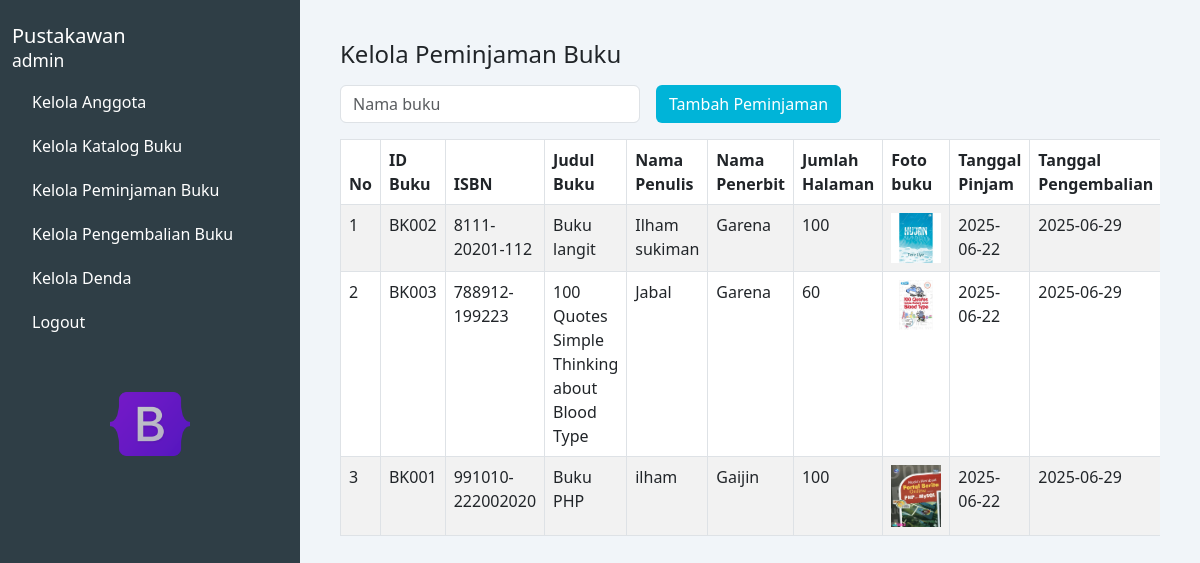
Page /kelola_peminjaman.php on the committed database.
### tables this page shows
CREATE TABLE `data_pinjam` (
  `id_buku` varchar(11) NOT NULL,
  `judul_buku` varchar(255) NOT NULL,
  `isbn` varchar(255) NOT NULL,
  `nama_penulis` varchar(255) NOT NULL,
  `nama_penerbit` varchar(255) NOT NULL,
  `jumlah_halaman` int(11) NOT NULL,
  `foto` longblob DEFAULT NULL,
  `tanggal_pinjam` date DEFAULT NULL,
  `tanggal_pengembalian` date DEFAULT NULL
);

### kelola_peminjaman.php (the view, shortened to what this page needs)
<?php
$koneksi = mysqli_connect("localhost", "root", "", "perpustakaan");
$query = "SELECT * FROM data_pinjam";
$result = mysqli_query($koneksi, $query);
?>
<!DOCTYPE html>
<html lang="en">
<head>
  <link href="https://cdn.jsdelivr.net/npm/bootstrap@5.3.0/dist/css/bootstrap.min.css" rel="stylesheet" />
</head>
<body>
<div class="container-fluid">
 <div class="row">
      <nav class="col-md-3 d-none d-md-block sidebar min-vh-100 position-relative">
        <h5 class="pt-4">Pustakawan<br /><small>admin</small></h5>
        <a href="kelola_anggota.php">Kelola Anggota</a>
        <a href="kelola_katalog.php">Kelola Katalog Buku</a>
        <a href="kelola_peminjaman.php">Kelola Peminjaman Buku</a>
        <a href="kelola_pengembalian.php">Kelola Pengembalian Buku</a>
        <a href="kelola_denda.php">Kelola Denda</a>
        <a href="logout.php">Logout</a>
        <div class="image-box text-center mt-5">
          <img src="assets/Bootstrap_logo.png" alt="icon" />
        </div>
      </nav>
    <main class="col-md-9 col-12 main-content">
      <h4>Kelola Peminjaman Buku</h4>
      <div class="d-flex flex-wrap gap-2 align-items-center mb-3 mt-3">
        <input type="text" id="searchInput" class="form-control form-control-md me-2" placeholder="Nama buku" style="max-width: 300px;" oninput="filterTable()" />
        <button class="btn btn-tambah btn-md" data-bs-toggle="modal" data-bs-target="#tambahPeminjamanModal">Tambah Peminjaman</button>
      </div>
      <div class="table-responsive">
        <table class="table table-bordered table-striped" id="PeminjamanTable"> <thead>
            <tr>
              <th>No</th>
              <th>ID Buku</th>
              <th>ISBN</th>
              <th>Judul Buku</th>
              <th>Nama Penulis</th>
              <th>Nama Penerbit</th>
              <th>Jumlah Halaman</th>
              <th>Foto buku</th>
              <th>Tanggal Pinjam</th>
              <th>Tanggal Pengembalian</th>
            </tr>
          </thead>
          <tbody>
            <?php
            $no = 1;
            while ($row = mysqli_fetch_assoc($result)) {
              echo "<tr>";
              echo "<td>" . $no++ . "</td>";
              echo "<td>" . htmlspecialchars($row['id_buku']) . "</td>";
              echo "<td>" . htmlspecialchars($row['isbn']) . "</td>";
              echo "<td>" . htmlspecialchars($row['judul_buku']) . "</td>";
              echo "<td>" . htmlspecialchars($row['nama_penulis']) . "</td>";
              echo "<td>" . htmlspecialchars($row['nama_penerbit']) . "</td>";
              echo "<td>" . htmlspecialchars($row['jumlah_halaman']) . "</td>";
              echo "<td><img src='" . htmlspecialchars($row['foto']) . "' alt='Foto Buku' style='width: 50px; height: auto;'></td>";
              echo "<td>" . htmlspecialchars($row['tanggal_pinjam']) . "</td>";
              echo "<td>" . htmlspecialchars($row['tanggal_pengembalian']) . "</td>";
              echo "</tr>";
            }
            ?>
          </tbody>
        </table>
      </div>
    </main>
  </div>
</div>
</body>
</html>

### kelola_peminjaman.php (style rules this page uses)
body { background-color: #f1f5f9; }
.sidebar { background-color: #2f3e46; color: white; }
.sidebar a { display: block; color: white; padding: 10px 20px; text-decoration: none; }
.sidebar .image-box img { width: 80px; opacity: 0.7; }
.main-content { padding: 40px; }
.table thead { background-color: #f8f9fa; }
.btn-tambah { background-color: #00b4d8; color: white; }

### rows in the picture
data_pinjam: id_buku "BK002", isbn "8111-20201-112", judul_buku "Buku langit", nama_penulis "Ilham sukiman", nama_penerbit "Garena", jumlah_halaman "100", foto (picture), tanggal_pinjam "2025-06-22", tanggal_pengembalian "2025-06-29"
data_pinjam: id_buku "BK003", isbn "788912-199223", judul_buku "100 Quotes Simple Thinking about Blood Type", nama_penulis "Jabal", nama_penerbit "Garena", jumlah_halaman "60", foto (picture), tanggal_pinjam "2025-06-22", tanggal_pengembalian "2025-06-29"
data_pinjam: id_buku "BK001", isbn "991010-222002020", judul_buku "Buku PHP", nama_penulis "ilham", nama_penerbit "Gaijin", jumlah_halaman "100", foto (picture), tanggal_pinjam "2025-06-22", tanggal_pengembalian "2025-06-29"
